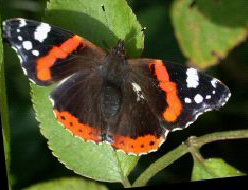
#> input picture strauss/tp1/fichiers/PapillonD.tif, 248 x 190 px, given in place of ArbreD.tiff, which was not available
$ python main.py
#> lines starting #> are read from the running program, lines starting #| are printed output that depends on the picture; pictures that were not available may be replaced by others from this repository, and a replacement may not be noted
import cv2
import matplotlib.pyplot as plt
import numpy as np

# [14 lines left out: function draw_epipolar_lines, not called in this run]


# Charger les images
img1_orig = cv2.imread('ArbreD.tiff', cv2.IMREAD_UNCHANGED)
#> img1_orig is the input picture: shape (190, 248, 3); mean B, G, R 43, 78.9, 78.9
img2_orig = cv2.imread('ArbreG.tiff', cv2.IMREAD_UNCHANGED)
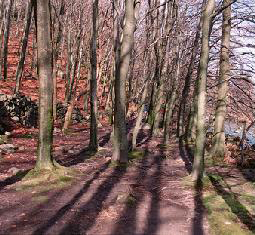
#> input picture strauss/tp1/fichiers/ArbreG.tif, 255 x 235 px, given in place of ArbreG.tiff, which was not available
#> img2_orig is the input picture: shape (235, 255, 3); mean B, G, R 92.1, 98.4, 124.8

# Convertir en gris
img1 = cv2.cvtColor(img1_orig, cv2.COLOR_BGRA2GRAY)
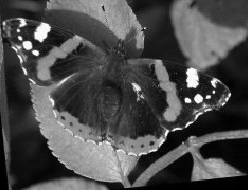
#> img1: shape (190, 248); min 0, max 255, mean 74.8
img2 = cv2.cvtColor(img2_orig, cv2.COLOR_BGRA2GRAY)
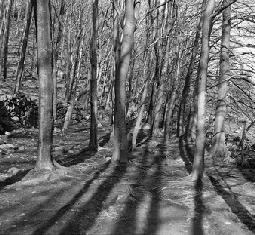
#> img2: shape (235, 255); min 0, max 255, mean 105.6

# Détecter les points de repère (features) avec ORB
orb = cv2.ORB_create()
kp1, des1 = orb.detectAndCompute(img1, None)
#> kp1 = 357 keypoints; strongest (x, y, size): (208, 96, 31), (185, 99, 31), (200, 98, 44.6), (186, 100, 37.2)
kp2, des2 = orb.detectAndCompute(img2, None)
#> kp2 = 455 keypoints; strongest (x, y, size): (212, 48, 31), (210, 47, 31), (99, 149, 31), (223, 46, 31)

# Matcher les features avec BFMatcher
bf = cv2.BFMatcher(cv2.NORM_HAMMING, crossCheck=True)
matches = bf.match(des1, des2)
#> matches = 126 matches

# Sélectionner les meilleurs matches
matches = sorted(matches, key=lambda x: x.distance)[:50]
#> matches = 50 matches
pts1 = np.float32([kp1[m.queryIdx].pt for m in matches]).reshape(-1, 1, 2)
#> pts1 = 50 rows, first 8: [180, 144], [165.9, 93.31], [161, 137], [186, 99.6], [54.72, 46.08], [166.8, 104.4], [169.9, 80.64], [174.5, 86.4]
pts2 = np.float32([kp2[m.trainIdx].pt for m in matches]).reshape(-1, 1, 2)
#> pts2 = 50 rows, first 8: [97, 81], [121, 39], [154.3, 129.4], [148, 127], [157, 86], [55.3, 162.4], [99.36, 73.44], [221, 34]

# Calculer la matrice fondamentale avec RANSAC
F, mask = cv2.findFundamentalMat(pts1, pts2, cv2.FM_RANSAC)
#> F = [[3.9e-05, -2.61e-05, -0.00483], [9.59e-06, 2.52e-05, -0.00331], [-0.00629, 0.000899, 1]]; mask = 50 values, max 1 at index 2, min 0 at index 0, mean 0.32

if mask is not None:
    print(f"Fundamental Matrix: \n{F}")
#| Fundamental Matrix:
#| [[ 3.90144452e-05 -2.60924931e-05 -4.83231646e-03]
#|  [ 9.58919938e-06  2.52455860e-05 -3.30723737e-03]
#|  [-6.28677279e-03  8.98699713e-04  1.00000000e+00]]
    pts1 = pts1[mask.ravel() == 1]
#> pts1 = 16 rows, first 8: [161, 137], [169.9, 80.64], [198, 73], [163, 140], [161.3, 131], [161.3, 141.1], [159, 134.8], [158, 147]
    pts2 = pts2[mask.ravel() == 1]
#> pts2 = 16 rows, first 8: [154.3, 129.4], [99.36, 73.44], [166, 36], [178.8, 159.6], [143.1, 114], [179.7, 159], [172.1, 151.4], [188.4, 169.3]

    # Afficher les images avec une interface graphique interactive
    fig, axs = plt.subplots(1, 2, figsize=(15, 7))

    # [29 lines left out: function onclick, not called in this run]

    axs[0].imshow(cv2.cvtColor(img1_orig, cv2.COLOR_BGR2RGB))
    axs[0].set_title("Image 1")
    axs[1].imshow(cv2.cvtColor(img2_orig, cv2.COLOR_BGR2RGB))
    axs[1].set_title("Image 2")

    fig.canvas.mpl_connect('button_press_event', onclick)
    plt.show()
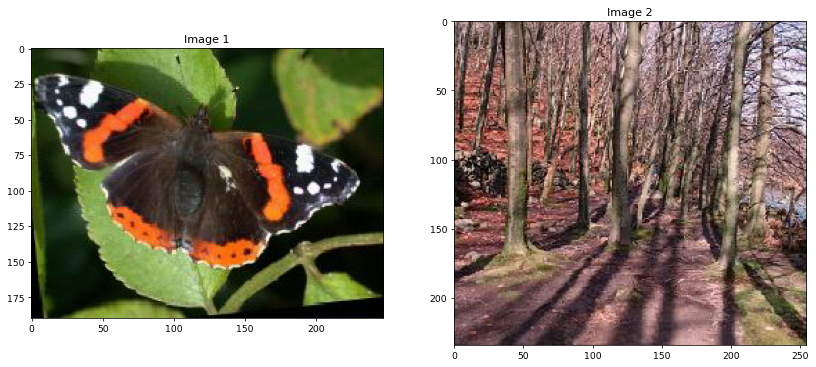
#> figure drawn by matplotlib, 2 panels
else:
    print("Fondamental matrix computation failed.")
